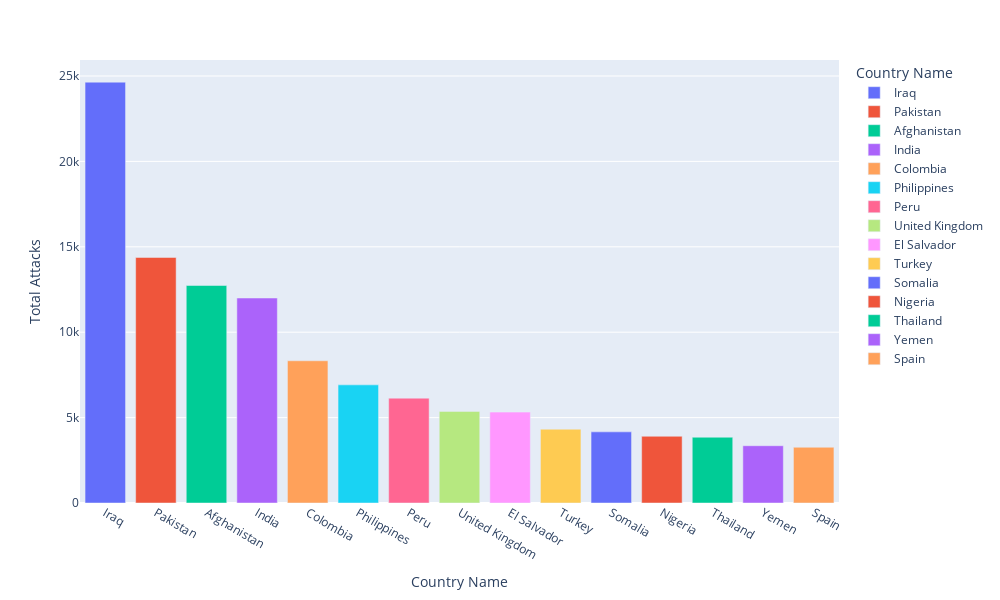

Notebook code for this chart:
### Markdown cell above
### Countries that were attacked the most

### Code cell
attack_count = df.country_txt.value_counts()[:15].reset_index()
attack_count.columns = ["Country Name", "Total Attacks"]
px.bar(data_frame=attack_count, x="Country Name", y="Total Attacks", color="Country Name", width=1000, height=600)

### Figure 1 — Plotly figure (JSON) as saved in the notebook; plotly's stock layout.template omitted (floating-point values rounded to 4 significant figures)
{"data": [{"alignmentgroup": "True", "hovertemplate": "Country Name=%{x}<br>Total Attacks=%{y}<extra></extra>", "legendgroup": "Iraq", "marker": {"color": "#636efa", "pattern": {"shape": ""}}, "name": "Iraq", "offsetgroup": "Iraq", "orientation": "v", "showlegend": true, "textposition": "auto", "type": "bar", "x": ["Iraq"], "xaxis": "x", "y": [24639], "yaxis": "y"}, {"alignmentgroup": "True", "hovertemplate": "Country Name=%{x}<br>Total Attacks=%{y}<extra></extra>", "legendgroup": "Pakistan", "marker": {"color": "#EF553B", "pattern": {"shape": ""}}, "name": "Pakistan", "offsetgroup": "Pakistan", "orientation": "v", "showlegend": true, "textposition": "auto", "type": "bar", "x": ["Pakistan"], "xaxis": "x", "y": [14376], "yaxis": "y"}, {"alignmentgroup": "True", "hovertemplate": "Country Name=%{x}<br>Total Attacks=%{y}<extra></extra>", "legendgroup": "Afghanistan", "marker": {"color": "#00cc96", "pattern": {"shape": ""}}, "name": "Afghanistan", "offsetgroup": "Afghanistan", "orientation": "v", "showlegend": true, "textposition": "auto", "type": "bar", "x": ["Afghanistan"], "xaxis": "x", "y": [12734], "yaxis": "y"}, {"alignmentgroup": "True", "hovertemplate": "Country Name=%{x}<br>Total Attacks=%{y}<extra></extra>", "legendgroup": "India", "marker": {"color": "#ab63fa", "pattern": {"shape": ""}}, "name": "India", "offsetgroup": "India", "orientation": "v", "showlegend": true, "textposition": "auto", "type": "bar", "x": ["India"], "xaxis": "x", "y": [12002], "yaxis": "y"}, {"alignmentgroup": "True", "hovertemplate": "Country Name=%{x}<br>Total Attacks=%{y}<extra></extra>", "legendgroup": "Colombia", "marker": {"color": "#FFA15A", "pattern": {"shape": ""}}, "name": "Colombia", "offsetgroup": "Colombia", "orientation": "v", "showlegend": true, "textposition": "auto", "type": "bar", "x": ["Colombia"], "xaxis": "x", "y": [8327], "yaxis": "y"}, {"alignmentgroup": "True", "hovertemplate": "Country Name=%{x}<br>Total Attacks=%{y}<extra></extra>", "legendgroup": "Philippines", "marker": {"color": "#19d3f3", "pattern": {"shape": ""}}, "name": "Philippines", "offsetgroup": "Philippines", "orientation": "v", "showlegend": true, "textposition": "auto", "type": "bar", "x": ["Philippines"], "xaxis": "x", "y": [6916], "yaxis": "y"}, {"alignmentgroup": "True", "hovertemplate": "Country Name=%{x}<br>Total Attacks=%{y}<extra></extra>", "legendgroup": "Peru", "marker": {"color": "#FF6692", "pattern": {"shape": ""}}, "name": "Peru", "offsetgroup": "Peru", "orientation": "v", "showlegend": true, "textposition": "auto", "type": "bar", "x": ["Peru"], "xaxis": "x", "y": [6138], "yaxis": "y"}, {"alignmentgroup": "True", "hovertemplate": "Country Name=%{x}<br>Total Attacks=%{y}<extra></extra>", "legendgroup": "United Kingdom", "marker": {"color": "#B6E880", "pattern": {"shape": ""}}, "name": "United Kingdom", "offsetgroup": "United Kingdom", "orientation": "v", "showlegend": true, "textposition": "auto", "type": "bar", "x": ["United Kingdom"], "xaxis": "x", "y": [5364], "yaxis": "y"}, {"alignmentgroup": "True", "hovertemplate": "Country Name=%{x}<br>Total Attacks=%{y}<extra></extra>", "legendgroup": "El Salvador", "marker": {"color": "#FF97FF", "pattern": {"shape": ""}}, "name": "El Salvador", "offsetgroup": "El Salvador", "orientation": "v", "showlegend": true, "textposition": "auto", "type": "bar", "x": ["El Salvador"], "xaxis": "x", "y": [5321], "yaxis": "y"}, {"alignmentgroup": "True", "hovertemplate": "Country Name=%{x}<br>Total Attacks=%{y}<extra></extra>", "legendgroup": "Turkey", "marker": {"color": "#FECB52", "pattern": {"shape": ""}}, "name": "Turkey", "offsetgroup": "Turkey", "orientation": "v", "showlegend": true, "textposition": "auto", "type": "bar", "x": ["Turkey"], "xaxis": "x", "y": [4321], "yaxis": "y"}, {"alignmentgroup": "True", "hovertemplate": "Country Name=%{x}<br>Total Attacks=%{y}<extra></extra>", "legendgroup": "Somalia", "marker": {"color": "#636efa", "pattern": {"shape": ""}}, "name": "Somalia", "offsetgroup": "Somalia", "orientation": "v", "showlegend": true, "textposition": "auto", "type": "bar", "x": ["Somalia"], "xaxis": "x", "y": [4165], "yaxis": "y"}, {"alignmentgroup": "True", "hovertemplate": "Country Name=%{x}<br>Total Attacks=%{y}<extra></extra>", "legendgroup": "Nigeria", "marker": {"color": "#EF553B", "pattern": {"shape": ""}}, "name": "Nigeria", "offsetgroup": "Nigeria", "orientation": "v", "showlegend": true, "textposition": "auto", "type": "bar", "x": ["Nigeria"], "xaxis": "x", "y": [3907], "yaxis": "y"}, {"alignmentgroup": "True", "hovertemplate": "Country Name=%{x}<br>Total Attacks=%{y}<extra></extra>", "legendgroup": "Thailand", "marker": {"color": "#00cc96", "pattern": {"shape": ""}}, "name": "Thailand", "offsetgroup": "Thailand", "orientation": "v", "showlegend": true, "textposition": "auto", "type": "bar", "x": ["Thailand"], "xaxis": "x", "y": [3851], "yaxis": "y"}, {"alignmentgroup": "True", "hovertemplate": "Country Name=%{x}<br>Total Attacks=%{y}<extra></extra>", "legendgroup": "Yemen", "marker": {"color": "#ab63fa", "pattern": {"shape": ""}}, "name": "Yemen", "offsetgroup": "Yemen", "orientation": "v", "showlegend": true, "textposition": "auto", "type": "bar", "x": ["Yemen"], "xaxis": "x", "y": [3353], "yaxis": "y"}, {"alignmentgroup": "True", "hovertemplate": "Country Name=%{x}<br>Total Attacks=%{y}<extra></extra>", "legendgroup": "Spain", "marker": {"color": "#FFA15A", "pattern": {"shape": ""}}, "name": "Spain", "offsetgroup": "Spain", "orientation": "v", "showlegend": true, "textposition": "auto", "type": "bar", "x": ["Spain"], "xaxis": "x", "y": [3263], "yaxis": "y"}], "layout": {"barmode": "relative", "height": 600, "legend": {"title": {"text": "Country Name"}, "tracegroupgap": 0}, "margin": {"t": 60}, "width": 1000, "xaxis": {"anchor": "y", "categoryarray": ["Iraq", "Pakistan", "Afghanistan", "India", "Colombia", "Philippines", "Peru", "United Kingdom", "El Salvador", "Turkey", "Somalia", "Nigeria", "Thailand", "Yemen", "Spain"], "categoryorder": "array", "domain": [0, 1], "title": {"text": "Country Name"}}, "yaxis": {"anchor": "x", "domain": [0, 1], "title": {"text": "Total Attacks"}}}}
